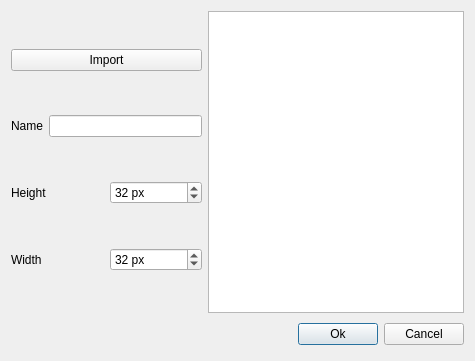
<?xml version="1.0" encoding="UTF-8"?>
<ui version="4.0">
 <class>AddTilesetUI</class>
 <widget class="QDialog" name="AddTilesetUI">
  <property name="geometry">
   <rect>
    <x>0</x>
    <y>0</y>
    <width>475</width>
    <height>361</height>
   </rect>
  </property>
  <property name="minimumSize">
   <size>
    <width>475</width>
    <height>361</height>
   </size>
  </property>
  <property name="maximumSize">
   <size>
    <width>475</width>
    <height>361</height>
   </size>
  </property>
  <property name="windowTitle">
   <string>New Tileset</string>
  </property>
  <layout class="QGridLayout" name="gridLayout">
   <item row="1" column="0">
    <layout class="QHBoxLayout">
     <property name="spacing">
      <number>6</number>
     </property>
     <property name="leftMargin">
      <number>0</number>
     </property>
     <property name="topMargin">
      <number>0</number>
     </property>
     <property name="rightMargin">
      <number>0</number>
     </property>
     <property name="bottomMargin">
      <number>0</number>
     </property>
     <item>
      <spacer>
       <property name="orientation">
        <enum>Qt::Horizontal</enum>
       </property>
       <property name="sizeHint" stdset="0">
        <size>
         <width>131</width>
         <height>31</height>
        </size>
       </property>
      </spacer>
     </item>
     <item>
      <widget class="QPushButton" name="m_okBtn">
       <property name="text">
        <string>Ok</string>
       </property>
      </widget>
     </item>
     <item>
      <widget class="QPushButton" name="cancelButton">
       <property name="text">
        <string>Cancel</string>
       </property>
      </widget>
     </item>
    </layout>
   </item>
   <item row="0" column="0">
    <layout class="QHBoxLayout" name="horizontalLayout">
     <item>
      <layout class="QVBoxLayout" name="verticalLayout">
       <property name="spacing">
        <number>6</number>
       </property>
       <item>
        <widget class="QPushButton" name="m_getImageButton">
         <property name="text">
          <string>Import</string>
         </property>
        </widget>
       </item>
       <item>
        <layout class="QHBoxLayout" name="horizontalLayout_3">
         <item>
          <widget class="QLabel" name="label_3">
           <property name="text">
            <string>Name</string>
           </property>
          </widget>
         </item>
         <item>
          <widget class="QLineEdit" name="m_nameBox"/>
         </item>
        </layout>
       </item>
       <item>
        <layout class="QHBoxLayout" name="horizontalLayout_2">
         <item>
          <widget class="QLabel" name="label">
           <property name="text">
            <string>Height</string>
           </property>
          </widget>
         </item>
         <item>
          <widget class="QSpinBox" name="m_heightValueBox">
           <property name="suffix">
            <string> px</string>
           </property>
           <property name="minimum">
            <number>1</number>
           </property>
           <property name="maximum">
            <number>999</number>
           </property>
           <property name="value">
            <number>32</number>
           </property>
          </widget>
         </item>
        </layout>
       </item>
       <item>
        <layout class="QHBoxLayout" name="horizontalLayout_4">
         <item>
          <widget class="QLabel" name="label_2">
           <property name="text">
            <string>Width</string>
           </property>
          </widget>
         </item>
         <item>
          <widget class="QSpinBox" name="m_widthValueBox">
           <property name="suffix">
            <string> px</string>
           </property>
           <property name="minimum">
            <number>1</number>
           </property>
           <property name="maximum">
            <number>999</number>
           </property>
           <property name="value">
            <number>32</number>
           </property>
          </widget>
         </item>
        </layout>
       </item>
      </layout>
     </item>
     <item>
      <widget class="QGraphicsView" name="m_tilePreview">
       <property name="sizePolicy">
        <sizepolicy hsizetype="Fixed" vsizetype="Expanding">
         <horstretch>0</horstretch>
         <verstretch>0</verstretch>
        </sizepolicy>
       </property>
      </widget>
     </item>
    </layout>
   </item>
  </layout>
 </widget>
 <resources/>
 <connections>
  <connection>
   <sender>cancelButton</sender>
   <signal>clicked()</signal>
   <receiver>AddTilesetUI</receiver>
   <slot>reject()</slot>
   <hints>
    <hint type="sourcelabel">
     <x>369</x>
     <y>253</y>
    </hint>
    <hint type="destinationlabel">
     <x>179</x>
     <y>282</y>
    </hint>
   </hints>
  </connection>
 </connections>
</ui>
